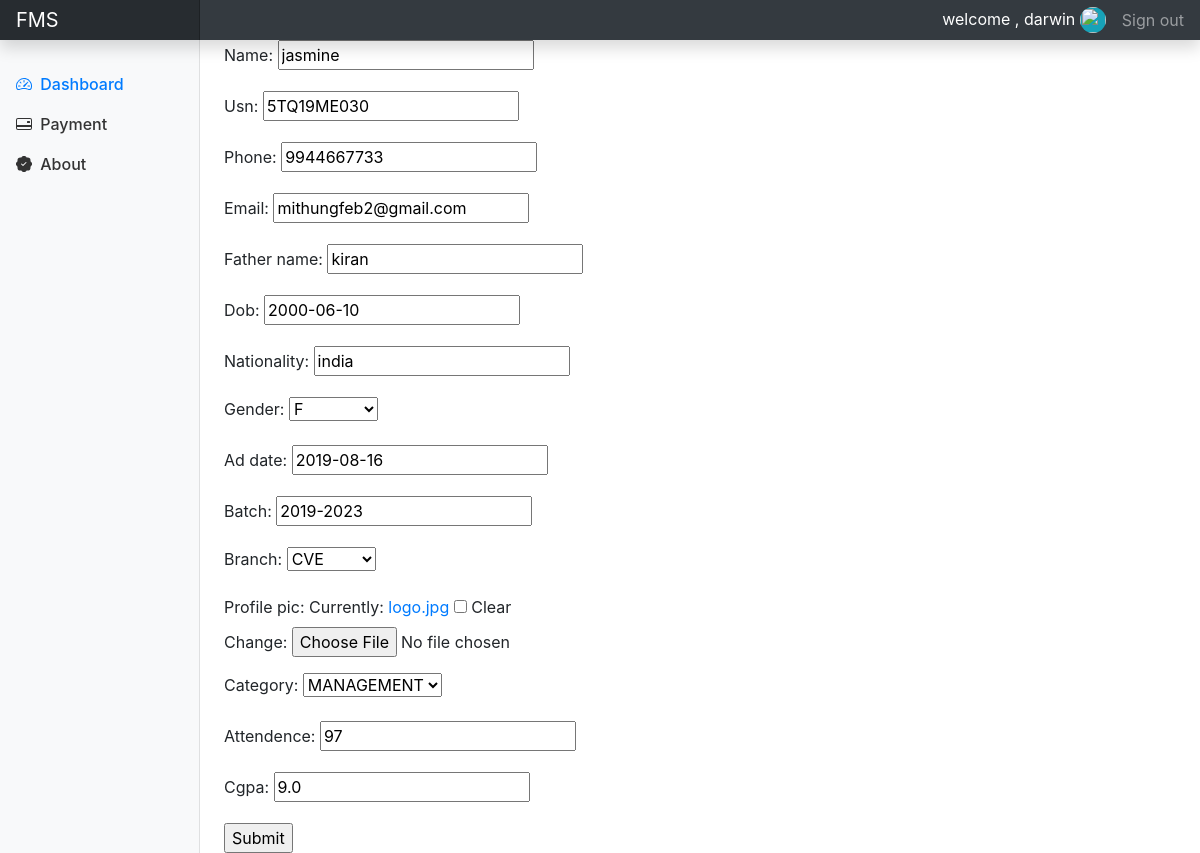
Page /update_student/6/ (signed in) on the committed database.
### accounts/models.py (models this page shows, shortened)
class Student(models.Model):
	BRANCH = (
		('CSE','CSE'),
		('ISE','ISE'),
		('ME','ME'),
		('CVE','CVE'),
		('ECE','ECE'),
		('EEE','EEE'),
		('Aeronautical/ Aerospace Eng','AE'),
		('Artificial Intelligence Eng','AIE'),
		)
	CATEGORY1 = (
		('KCET','KCET'),
		('COMEDK','COMEDK'),
		('MANAGEMENT','MANAGEMENT')
		)
	EDUCATIONAL_LEVEL = (
		('12','12'),
		('DIPLOMA','DIPLOMA'),
		)
	GENDER = (
		('MALE','M'),
		('FEMALE','F'),
		('OTHER','O')
		)
	user = models.OneToOneField(User, null=True, blank=True, on_delete=models.CASCADE)
	name = models.CharField(max_length=200, null=True)
	usn = models.CharField(max_length=200, unique=True, null=True)
	phone = models.CharField(max_length=200, null=True)
	email = models.CharField(max_length=200, null=True)
	father_name = models.CharField(max_length=50, null=True, blank=True)
	dob = models.DateField(null=True,blank=True)
	nationality = models.CharField(max_length=20, null=True, blank=True)
	gender = models.CharField(max_length=10, null=True, choices=GENDER)
	ad_date = models.DateField(null=True, blank=True)
	batch = models.CharField(max_length=10)
	branch = models.CharField(max_length=50, choices=BRANCH)
	sem = models.CharField(max_length=5)
	profile_pic = models.ImageField(default="default_profile_pic.png",null=True, blank=True)
	category = models.CharField(max_length=20, choices=CATEGORY1)
	ed_level = models.CharField(max_length=20, choices=EDUCATIONAL_LEVEL)
	attendence = models.IntegerField(null=True, blank=True)
	cgpa = models.FloatField(null=True, blank=True)
	created_at = models.DateTimeField(auto_now_add=True, null=True)
	updated_at = models.DateTimeField(auto_now=True, null=True)

### accounts/decorators.py (the view)
		def wrapper_func(request, *args, **kwargs):
			group = None;
			if request.user.groups.exists():
				group = request.user.groups.all()[0].name
			if group in allowed_roles:
				return view_func(request, *args, **kwargs)
			else:
				return HttpResponse("U are not authorized to view this page")

### accounts/forms.py
class UpdateStudentForm(ModelForm):
	class Meta:
		model = Student
		fields = ['name','usn','phone','email','father_name','dob','nationality','gender','ad_date','batch','branch','profile_pic','category','attendence','cgpa']

### accounts/views.py (called while the page is built)
@login_required(login_url='login')
@allowed_users(allowed_roles=['admin'])
def updateStudent(request, pk):
	student = Student.objects.get(id=pk)
	form = UpdateStudentForm(instance=student)
	if request.method == "POST":
		form = UpdateStudentForm(request.POST, instance=student)
		if form.is_valid():
			form.save()
			return redirect('/')
	context = {'form':form}
	return render(request, 'accounts/updatestudent_form.html', context)

### accounts/templates/accounts/updatestudent_form.html (shortened to what this page needs)
{% extends 'accounts/main.html' %}
{% load static %}
{% block content %}
<br>
<div class="col-md-9 ml-sm-auto col-lg-10 px-md-4">
	<form action="" method="POST">
		{{form.as_p}}
		<input type="submit" name="Submit">
	</form>
</div>
{% endblock %}

### accounts/templates/accounts/navbar.html (shortened to what this page needs)
{% load static %}
 <nav class="navbar navbar-dark sticky-top bg-dark flex-md-nowrap p-0 shadow">
    <a class="navbar-brand col-md-3 col-lg-2 mr-0 px-3" href="#">FMS</a>
    <span class="ml-auto" style="color:#fff;">welcome , {{request.user}}
      {% if request.user.student.gender == "MALE" %}
        <img class="rounded-circle border-light bg-info" src="https://icon-library.net//images/boy-icon-png/boy-icon-png-10.jpg" width="26px" height="26px" /></a>
      {% else %}
        <img class="rounded-circle border-light bg-warning" src="https://img.pngio.com/social-user-woman-avatar-profile-icon-female-profile-png-512_512.png" width="26px" height="26px">
      {% endif %}
    </span>
    <ul class="navbar-nav px-3">
      <li class="nav-item">
        <a class="nav-link" href="{% url 'logout' %}">Sign out</a>
      </li>
    </ul>
  </nav>

### static/css/dashboard.css (style rules this page uses)
body { font-size: .875rem; background-color: #c4c4c4; }
.navbar-brand { padding-top: .75rem; padding-bottom: .75rem; font-size: 1rem; background-color: rgba(0, 0, 0, .25); box-shadow: inset -1px 0 0 rgba(0, 0, 0, .25); }

### accounts/templates/accounts/main.html (style rules this page uses)
html { position: relative; min-height: 100%; }

### rows in the picture
Student: name "jasmine", usn "5TQ19ME030", phone "9944667733", email "mithungfeb2@gmail.com", father_name "kiran", dob "2000-06-10", nationality "india", gender "F", ad_date "2019-08-16", batch "2019-2023", branch "CVE", category "MANAGEMENT", attendence "97", cgpa "9.0"

### other values in the picture
{{ request.user }} "darwin"
